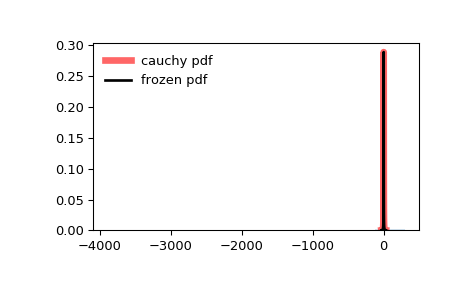

This figure's Python source:
from scipy.stats import cauchy
import matplotlib.pyplot as plt
fig, ax = plt.subplots(1, 1)

# Calculate a few first moments:

mean, var, skew, kurt = cauchy.stats(moments='mvsk')

# Display the probability density function (``pdf``):

x = np.linspace(cauchy.ppf(0.01),
                cauchy.ppf(0.99), 100)
ax.plot(x, cauchy.pdf(x),
       'r-', lw=5, alpha=0.6, label='cauchy pdf')

# Alternatively, the distribution object can be called (as a function)
# to fix the shape, location and scale parameters. This returns a "frozen"
# RV object holding the given parameters fixed.

# Freeze the distribution and display the frozen ``pdf``:

rv = cauchy()
ax.plot(x, rv.pdf(x), 'k-', lw=2, label='frozen pdf')

# Check accuracy of ``cdf`` and ``ppf``:

vals = cauchy.ppf([0.001, 0.5, 0.999])
np.allclose([0.001, 0.5, 0.999], cauchy.cdf(vals))
# True

# Generate random numbers:

r = cauchy.rvs(size=1000)

# And compare the histogram:

ax.hist(r, density=True, histtype='stepfilled', alpha=0.2)
ax.legend(loc='best', frameon=False)
plt.show()
